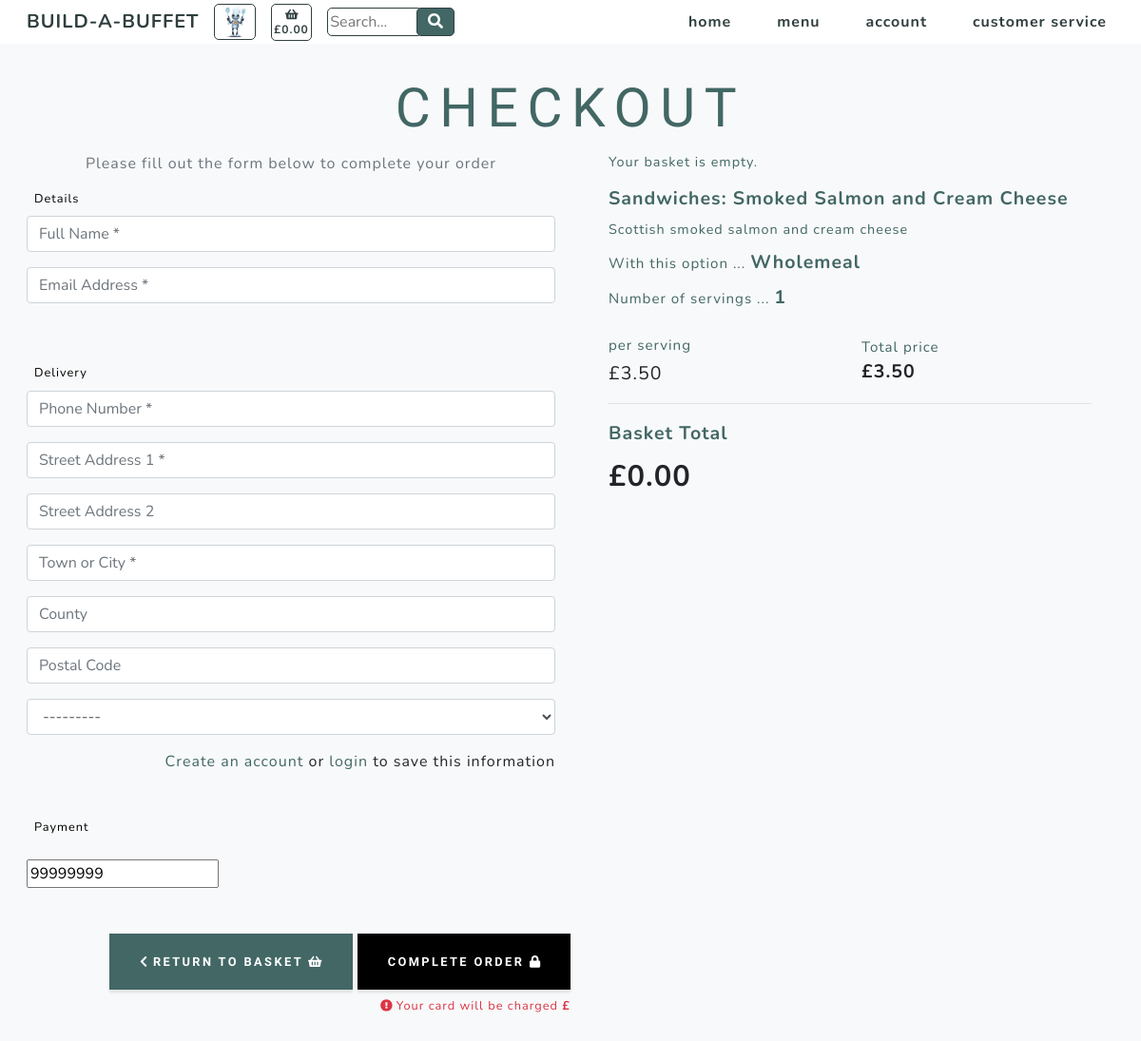
Before: /checkout/checkout/?basket_number=99999999 with the older database file.
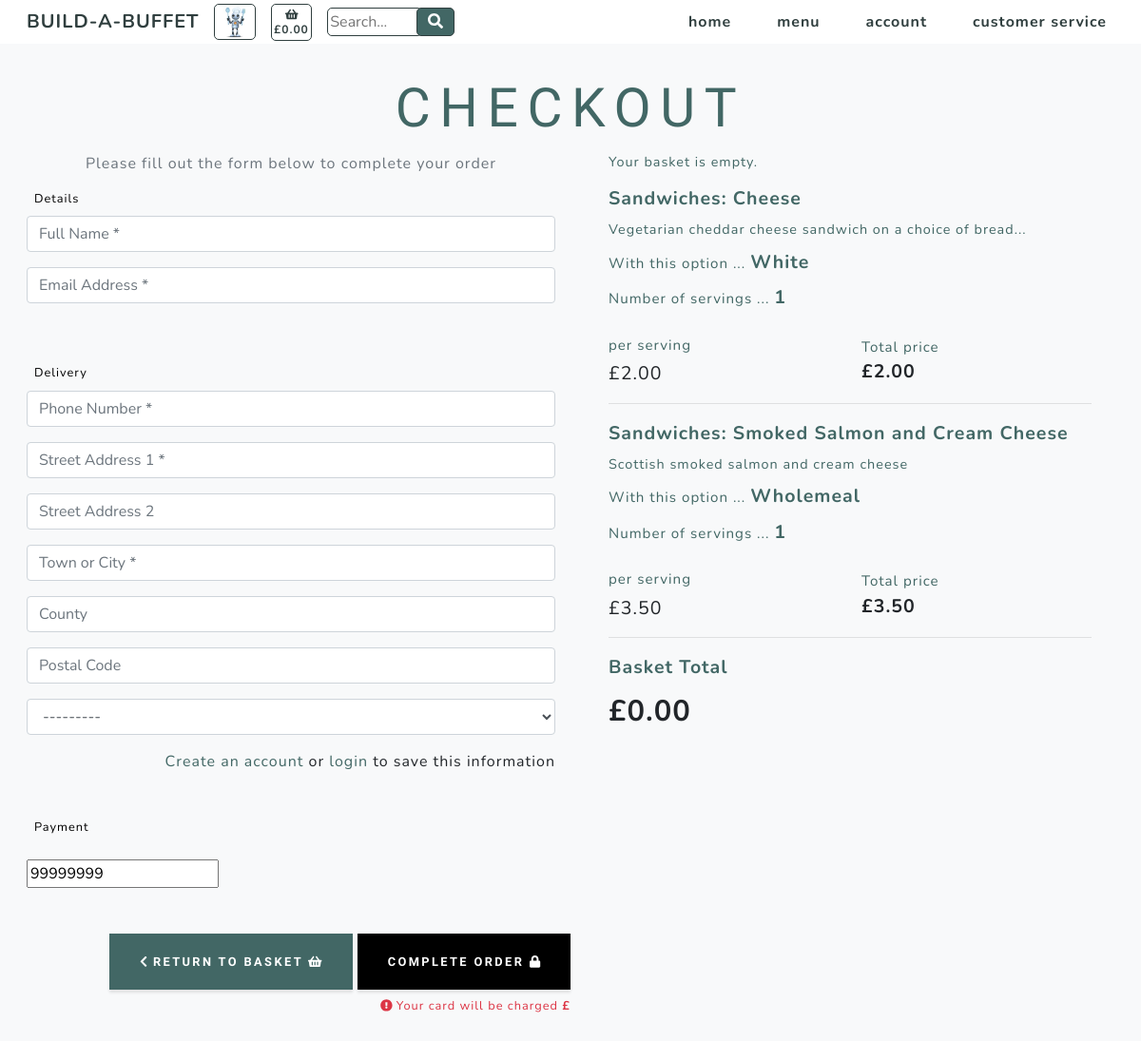
After: the same page with the newer database file.
### basket/models.py (models this page shows, shortened)
class Basket(models.Model):
    cookie = models.DecimalField(max_digits=8, decimal_places=0)
    item_number = models.AutoField(verbose_name='item_number',
                                   serialize=True,
                                   auto_created=True,
                                   primary_key=True)
    category = models.CharField(max_length=254)
    name = models.CharField(max_length=254)
    servings = models.DecimalField(max_digits=3, decimal_places=0)
    option = models.CharField(max_length=254)
    total_price = models.DecimalField(max_digits=6, decimal_places=2, null=True, blank=True)

### products/models.py (models this page shows, shortened)
class Product(models.Model):
    category = models.ForeignKey('Category', null=True, blank=True,
                                 on_delete=models.SET_NULL)
    sku = models.CharField(max_length=254, null=True, blank=True)
    name = models.CharField(max_length=254)
    description = models.TextField()
    price = models.DecimalField(max_digits=6, decimal_places=2)
    range = models.CharField(max_length=254, null=True, blank=True)

class Options(models.Model):
    category = models.ForeignKey('Category', null=True, blank=True,
                                 on_delete=models.SET_NULL)
    option1 = models.TextField()
    option2 = models.TextField()
    option3 = models.TextField()

### checkout/views.py (the view)
# urls.py: path('checkout/', include('checkout.urls')),
def checkout(request):
    order_form = OrderForm()
    """ check for a basket cookie """
    context_items = basket_context(request)
    cookie = context_items['cookie']
    basket_total = context_items['basket_total']
    cookie_key = context_items['cookie_key']
    baskets = ""
    """ fetch the datasets from the models """
    basket = Basket.objects.all()
    categories = Category.objects.all()
    products = Product.objects.all()
    options = Options.objects.all()
    if request.GET:
        if 'basket_number' in request.GET:
            basket_number = request.GET['basket_number']
            baskets = basket.filter(cookie=basket_number)
            baskets = baskets.order_by('-item_number')
    context = {
            'cookie': cookie,
            'cookie_key': cookie_key,
            'basket_total': basket_total,
            'baskets': baskets,
            'products': products,
            'categories': categories,
            'options': options,
            'order_form': order_form,
        }
    return render(request, 'checkout/checkout.html', context)

### basket/contexts.py (called while the page is built)
def basket_context(request):
    cookie_key = settings.COOKIE_KEY
    try:
        cookie = request.COOKIES[cookie_key]
        basket_total = Basket.objects.filter(cookie=cookie).aggregate(Sum('total_price'))
        if basket_total['total_price__sum'] is None:
            basket_total = ""
    except KeyError:
        basket_total = ""
        cookie = 99999999
    context = {
            'cookie': cookie,
            'cookie_key': cookie_key,
            'basket_total': basket_total
        }
    return context

### checkout/templates/checkout/checkout.html (shortened to what the changed rows need)
{% extends "base.html" %}
{% load static %}
{% block content %}
    <section class="products-section bg-light" id="products">
        <div class="container">
            <div class="row justify-content-center no-gutters">
                <div class="col-xl-12">
                    <h1 class="product-text-one mx-auto text-uppercase text-center flex-margin-b text-blue">Checkout</h1>
                </div>
                <div class="col-12 col-lg-6 order-lg-last">
                    <div class="text-center h-100 project">
                        <div class="d-flex h-100">
                            <div class="product-container w-100 mt-0 text-center text-xl-left">
                                {% if basket_total.total_price__sum != None  %}
                                    <div class="product-text-three mx-auto flex-margin-b text-blue">
                                        The items below have been added to your basket...
                                    </div>
                                {% else %}
                                    <div class="product-text-three mx-auto flex-margin-b text-blue">
                                        Your basket is empty.
                                    </div>
                                {% endif %}
                                    {% for basket in baskets %}
                                        <div class="product-text-two mx-auto mb-2 text-blue bold">
                                            {{ basket.category.title }}: {{ basket.name }}
                                        </div>
                                        {% for product in products %}
                                            {% if product.name == basket.name %}
                                                <div class="product-text-three mx-auto mb-2 text-blue">
                                                    {{ product.description }}
                                                </div>
                                            {% endif %}
                                        {% endfor %}
                                        <div class="text-blue text-xs mb-2">With this option ...
                                            {% if basket.option == "selected-one" %}
                                                {% for option in options %}
                                                    <span class="text-blue product-text-two mb-2 bold">
                                                        {{ option.option1.title }}
                                                    </span>
                                                {% endfor %}
                                            {% endif %}
                                            {% if basket.option == "selected-three" %}
                                                {% for option in options %}
                                                    <span class="text-blue product-text-two mb-2 bold">
                                                        {{ option.option3.title }}
                                                    </span>
                                                {% endfor %}
                                            {% endif %}
                                        </div>
                                        <div class="text-blue text-xs mb-4">Number of servings ...
                                            <span id="servings" class="text-blue product-text-two mb-2 bold">
                                                {{ basket.servings }}
                                            </span>
                                        </div>
                                        <div class="row">
                                            <div class="col-6 my-auto">
                                                {% for product in products %}
                                                    {% if product.name == basket.name %}
                                                        <div class="text-blue text-xs">
                                                            per serving
                                                        </div>
                                                        <div class="product-text-two mt-1">
                                                            £{{ product.price }}
                                                        </div>
                                                    {% endif %}
                                                {% endfor %}
                                            </div>
                                            <div class="col-6 my-auto">
                                                <div class="text-blue text-xs">
                                                    Total price
                                                </div>
                                                <div class="product-text-two bold">
                                                    £{{ basket.total_price }}
                                                </div>
                                            </div>
                                        </div>
                                        <hr>
                                    {% endfor %}
                                    <div class="col-12 col-lg-4 my-auto pl-0">
                                        <div class="product-text-two mx-auto mb-2 text-blue bold">
                                        </div>
                                        {% if basket_total.total_price__sum != None %}
                                            <div class="product-text-header bold">
                                                £{{ basket_total.total_price__sum|floatformat:"2" }}
                                            </div>
                                        {% else %}
                                            <div class="product-text-header bold">
                                            </div>
                                        {% endif %}
                                    </div>
                            </div>
                        </div>
                    </div>
                </div>
            </div>
        </div>
    </section>
{% endblock %}

Changed rows visible on the page:
added Basket: category "Sandwiches", name "Cheese", servings "1", total_price "2.00", Options (option1 "White")
now on this page (row unchanged): Product: description "Vegetarian cheddar cheese sandwich on a choice of bread...", price "2.00"
